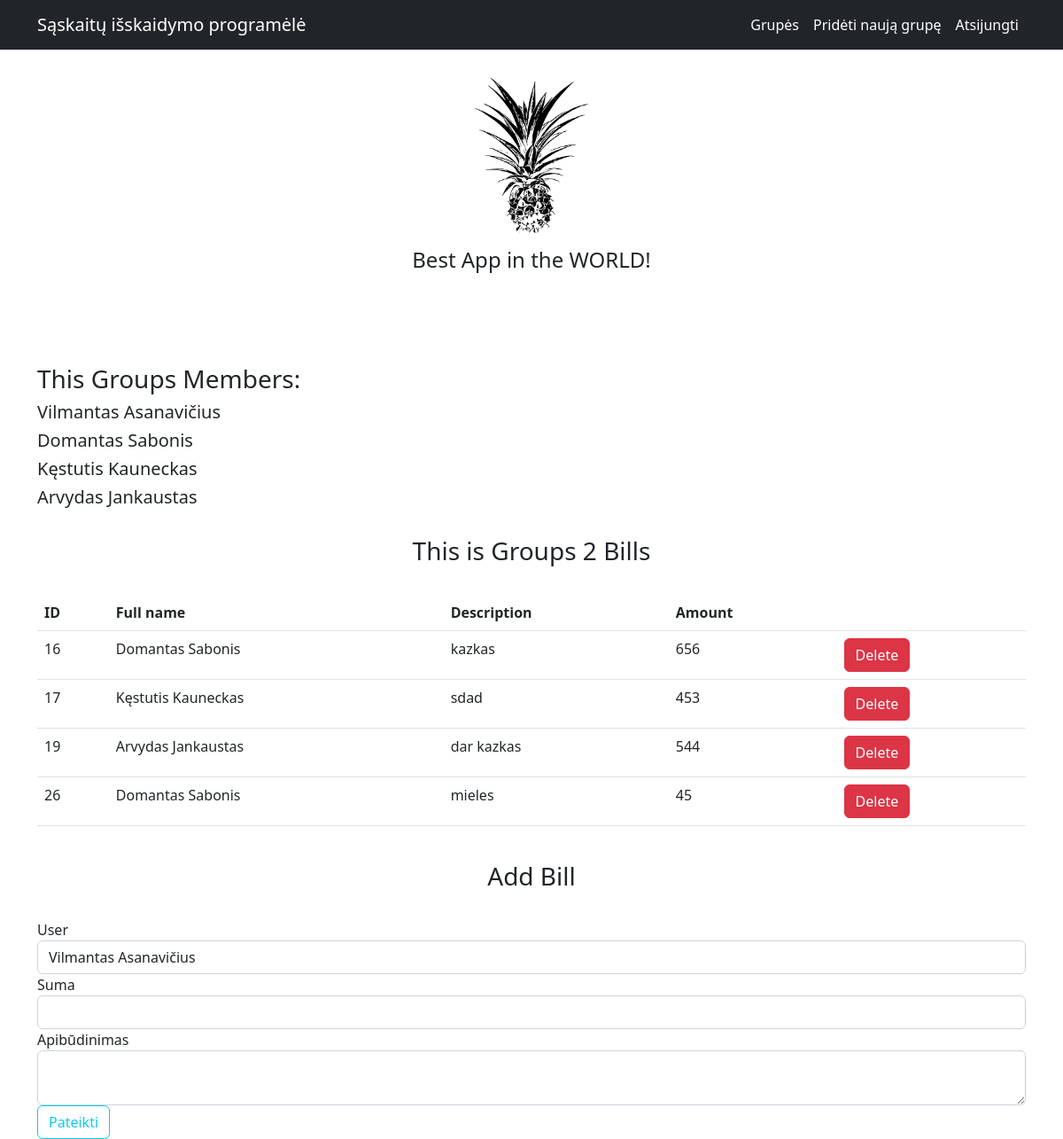
/grupės/2 (signed in), run on the app's committed database.
### app.py (models this page shows)
class User(db.Model, UserMixin):
    __tablename__ = 'Users'
    id = db.Column(db.Integer, primary_key=True)
    full_name = db.Column('Vardas ir pavardė', db.String(30), unique=True, nullable=False)
    email = db.Column('El. pašto adresas', db.String(120), unique=True, nullable=False)
    password = db.Column('Slaptažodis', db.String(60),unique=True, nullable=False)
    groups = db.relationship('Groups', secondary=association_table, back_populates='users')

class Groups(db.Model):
    __tablename__ = 'Groups'
    id = db.Column(db.Integer, primary_key=True)
    name = db.Column('Pavadinimas', db.String(100), unique=True, nullable=False)
    bills = db.relationship('Bills', back_populates='group')
    users = db.relationship('User',  secondary=association_table, back_populates='groups')

class Bills(db.Model):
    __tablename__ = 'Bills'
    id = db.Column(db.Integer, primary_key=True)
    group_id = db.Column(db.String, db.ForeignKey('Groups.id'))
    user_full_name = db.Column(db.String, db.ForeignKey('Users.id'))
    description = db.Column('Apibūdinimas', db.String(50), nullable=False)
    amount = db.Column('Suma', db.Integer, nullable=False)
    user = db.relationship('User')
    group = db.relationship('Groups', back_populates='bills')

### app.py (the view)
@app.route('/grupės/<int:group_id>', methods=['GET', 'POST'])
@login_required
def current_group(group_id):
    group = Groups.query.get(group_id)
    if group is None:
        abort(404)
    bills = Bills.query.all()
    all_groups = Groups.query.all()
    form = forms.BillsForm()
    users = User.query.all()
    form.user_full_name.choices = [(user.full_name, user.full_name) for user in group.users]
    for user in users:
        if user in group.users:
            if form.validate_on_submit():
                bill = Bills(group_id=group.id, user_full_name=form.user_full_name.data, description=form.description.data, amount=form.amount.data)
                db.session.add(bill)
                db.session.commit()
                return redirect(url_for('current_group', group_id=group.id))
    return render_template('bills.html', form=form, group=group, all_groups=all_groups, users=users, bills=bills)

### forms.py
class BillsForm(FlaskForm):
    user_full_name = SelectField(u'User')
    amount = IntegerField('Suma', [DataRequired()])
    description = TextAreaField('Apibūdinimas', [DataRequired()])
    submit = SubmitField('Pateikti')

### app.py (called while the page is built)
@login_manager.user_loader
def load_user(user_id):
    return User.query.get(int(user_id))

### templates/bills.html (shortened to what this page needs)
{% extends 'base.html' %}
{% block content %}
    <div>
        <h3>This Groups Members:</h3>
        {% for user in group.users %}
            <h5> {{ user.full_name }} </h5>
        {% endfor %}
    </div>
    <br>
    <h3 style="text-align:center">This is Groups {{group.id}} Bills </h3>
    <br>
    <table class="table">
        <tr>
            <td><b>ID</b></td>
            <td><b>Full name</b></td>
            <td><b>Description</b></td>
            <td><b>Amount</b></td>
            <td></td>
        </tr>
            {% for  bill in group.bills %}
                <tr>
                    <td>{{bill.id}}</a></td>
                    {% if bill.user_full_name %}
                        <td>{{ bill.user_full_name }}</td>
                    {% else %}
                        <td>-</td>
                    {% endif %}
                    <td>{{bill.description}}</td>
                    <td>{{bill.amount}}</td>
                    <td>
                        <form action="{{ url_for('bill_delete', group_id=group.id, bill_id=bill.id) }}" method="POST">
                            <input type="submit" value="Delete" class="btn btn-danger">
                        </form>
                    </td>
                </tr>
            {% endfor %}
    </table>
    <br>
    <h3 style="text-align:center">Add Bill </h3>
    <br>
    <form method="post" action="#">
        <div class="form-group">
            {{ form.user_full_name.label(class="form-control-label") }}
            {{ form.user_full_name(class="form-control") }}
        </div>
        <div class="form-group">
            {{ form.amount.label(class="form-control-label") }}
            {{ form.amount(class="form-control") }}
        </div>
        <div class="form-group">
            {{ form.description.label(class="form-control-label") }}
            {{ form.description(class="form-control") }}
        </div>
        {{ form.submit(class="btn btn-outline-info") }}
    </form>
{% endblock %}

### data on the page
User: full_name "Vilmantas Asanavičius"
User: full_name "Domantas Sabonis"
User: full_name "Kęstutis Kauneckas"
User: full_name "Arvydas Jankaustas"
Groups: id "2"
Bills: id "16", user_full_name "Domantas Sabonis", description "kazkas", amount "656"
Bills: id "17", user_full_name "Kęstutis Kauneckas", description "sdad", amount "453"
Bills: id "19", user_full_name "Arvydas Jankaustas", description "dar kazkas", amount "544"
Bills: id "26", user_full_name "Domantas Sabonis", description "mieles", amount "45"
